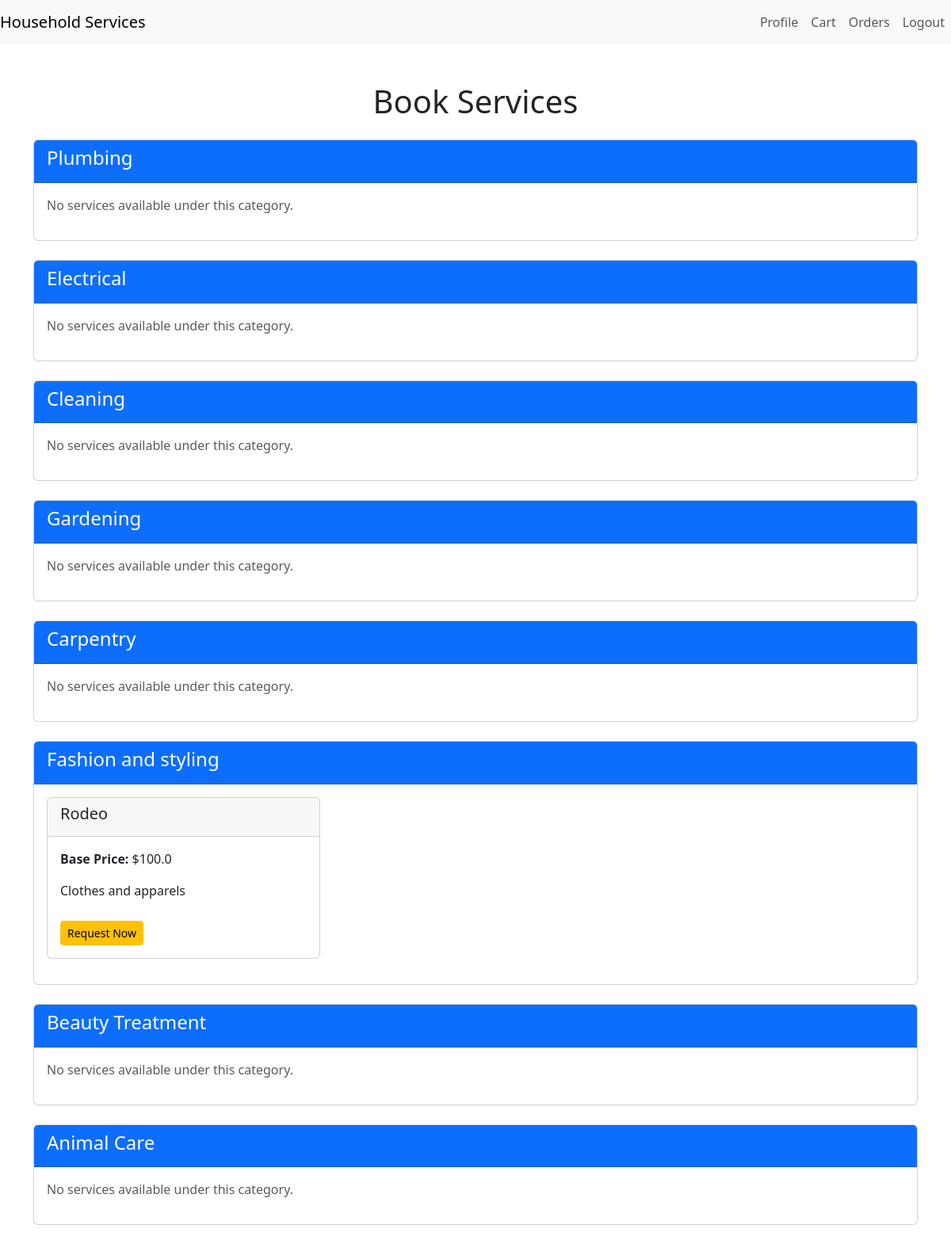
Page /book-services (signed in) on the committed database.
### models.py (models this page shows)
class Category(db.Model):
    id = db.Column(db.Integer, primary_key=True)
    name = db.Column(db.String(32), nullable=False)

class Service(db.Model):
    id = db.Column(db.Integer, primary_key=True)
    base_price = db.Column(db.Float, nullable=False)
    name = db.Column(db.String(64), nullable=False)
    description = db.Column(db.String(32), nullable=False)
    time_required = db.Column(db.String(32), nullable=True)
    category_id = db.Column(db.Integer, db.ForeignKey('category.id'), nullable=True)
    category = db.relationship('Category', backref='services')
    ratings = db.Column(db.Integer, nullable=True)

### routes.py (the view, shortened to what this page needs)
@app.route('/book-services', methods=['GET', 'POST'])
def book_services():
    categories = Category.query.all()  # Assuming a Category model exists
    user = Customer.query.get(session['user_id'])  # Get the logged-in customer
    return render_template('book_services.html', user=user, categories=categories)

### templates/book_services.html (shortened to what this page needs)
{% extends 'layout.html' %}
{% block content %}
<div class="container mt-5">
    <h1 class="text-center mb-4">Book Services</h1>
    {% for category in categories %}
    <div class="card mb-4">
        <div class="card-header bg-primary text-white">
            <h4>{{ category.name }}</h4>
        </div>
        <div class="card-body">
            {% if category.services %}
            <div class="row">
                {% for service in category.services %}
                <div class="col-md-4 mb-3">
                    <div class="card">
                        <div class="card-header">
                            <h5>{{ service.name }}</h5>
                        </div>
                        <div class="card-body">
                            <p><strong>Base Price:</strong> ${{ service.base_price }}</p>
                            <p>{{ service.description }}</p>
                            <form method="POST" action="{{ url_for('book_services') }}">
                                <button type="submit" class="btn btn-warning btn-sm">Request Now</button>
                            </form>
                        </div>
                    </div>
                </div>
                {% endfor %}
            </div>
            {% else %}
            <p class="text-muted">No services available under this category.</p>
            {% endif %}
        </div>
    </div>
    {% endfor %}
</div>
{% endblock %}

### templates/book_services.html (style rules this page uses)
.card-header { font-weight: bold; }
.btn-sm { margin-top: 10px; }

### rows in the picture
Category: name "Plumbing", shows "No services available under this category."
Category: name "Electrical", shows "No services available under this category."
Category: name "Cleaning", shows "No services available under this category."
Category: name "Gardening", shows "No services available under this category."
Category: name "Carpentry", shows "No services available under this category."
Category: name "Fashion and styling"
Service: name "Rodeo", base_price "100.0", description "Clothes and apparels"
Category: name "Beauty Treatment", shows "No services available under this category."
Category: name "Animal Care", shows "No services available under this category."
